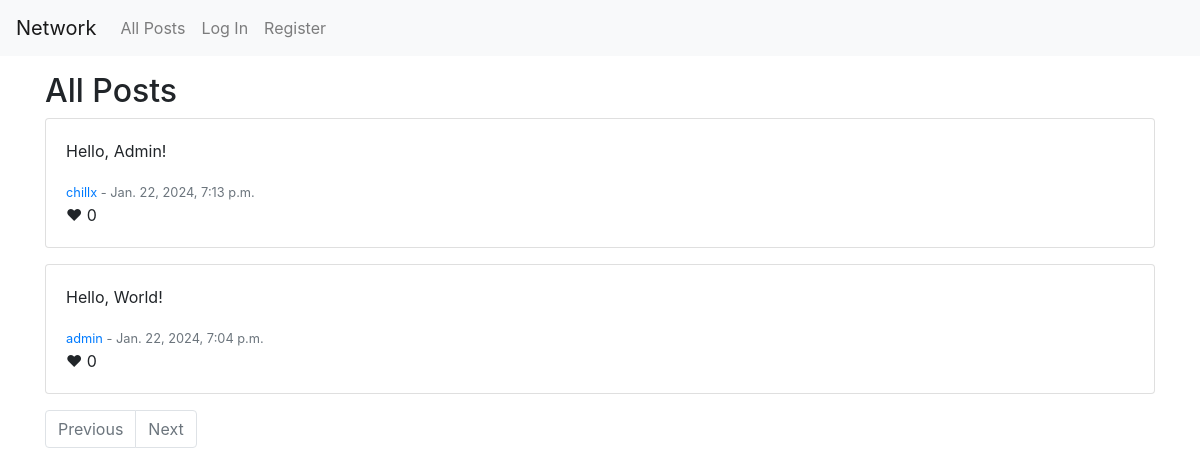
The app's page /, older data.
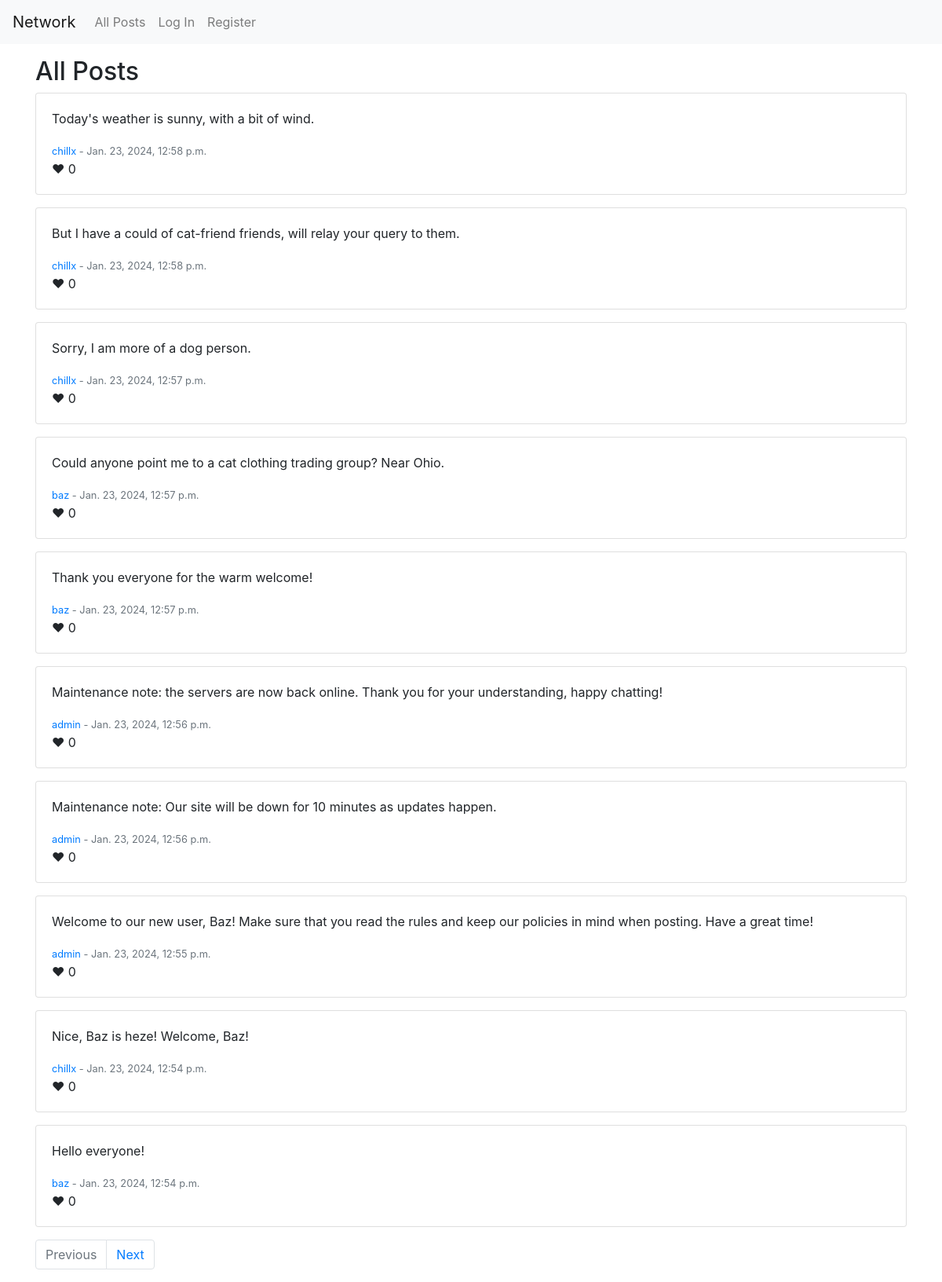
The same page, newer data.
### network/models.py (models this page shows, shortened)
class Post(models.Model):
    content = models.TextField()
    created_at = models.DateTimeField(auto_now_add=True)
    last_updated = models.DateTimeField(null=True, blank=True)
    user = models.ForeignKey(User, on_delete=models.CASCADE, related_name='posts')
    likes = models.ManyToManyField(User, related_name='liked_posts', blank=True)

class User(AbstractUser):
    def __str__(self):
        return self.username

### network/views.py (the view, shortened to what this page needs)
# urls.py: path("", views.index, name="index"),
def index(request):
    posts = Post.objects.all().order_by('-created_at')
    form = PostForm()
    p = Paginator(posts, 10)
    page_number = request.GET.get('page', 1)
    pagecontent = p.get_page(page_number)
    return render(request, "network/index.html", {"pagecontent": pagecontent, "form": form})

### network/templates/network/index.html (shortened to what this page needs)
{% extends "network/layout.html" %}
{% block body %}
    <div class="container mt-3">
        <h2>All Posts</h2>
        {% include "network/post_display.html" %}
    </div>
{% endblock %}

### network/templates/network/post_display.html (shortened to what this page needs)
{% for post in pagecontent %}
<div class="card mb-3">
    <div class="card-body">
        <p class="content card-text" id="post-{{post.id}}">{{ post.content }}</p>
        <small class="text-muted"><a href="{% url 'user_details' username=post.user.username %}">{{ post.user.username }}</a>
        <span  id="history-{{post.id}}">
            {% if not post.last_updated %}
                - {{ post.created_at }}
            {% else %}
                Edited at: {{ post.last_updated }}
            {% endif %}
        </span>
        </small>
        <div class="likes-section">
            <span class="heart-icon">&#10084;
            <span class="like-count" id="like-count-{{post.id}}">{{ post.likes.count }}</span></span>
            <br>
        </div>
    </div>
</div>
{% endfor %}

Row changes from the older to the newer data that the page shows:
no longer on this page (row unchanged): Post: content "Hello, Admin!", user.username "chillx", created_at "Jan. 22, 2024, 7:13 p.m.", likes.count "0"
no longer on this page (row unchanged): Post: content "Hello, World!", user.username "admin", created_at "Jan. 22, 2024, 7:04 p.m.", likes.count "0"
added Post: content "Today's weather is sunny, with a bit of wind.", user.username "chillx", created_at "Jan. 23, 2024, 12:58 p.m.", likes.count "0"
added Post: content "But I have a could of cat-friend friends, will relay your query to them.", user.username "chillx", created_at "Jan. 23, 2024, 12:58 p.m.", likes.count "0"
added Post: content "Sorry, I am more of a dog person.", user.username "chillx", created_at "Jan. 23, 2024, 12:57 p.m.", likes.count "0"
added Post: content "Could anyone point me to a cat clothing trading group? Near Ohio.", user.username "baz", created_at "Jan. 23, 2024, 12:57 p.m.", likes.count "0"
added Post: content "Thank you everyone for the warm welcome!", user.username "baz", created_at "Jan. 23, 2024, 12:57 p.m.", likes.count "0"
added Post: content "Maintenance note: the servers are now back online. Thank you for your understanding, happy chatting!", user.username "admin", created_at "Jan. 23, 2024, 12:56 p.m.", likes.count "0"
added Post: content "Maintenance note: Our site will be down for 10 minutes as updates happen.", user.username "admin", created_at "Jan. 23, 2024, 12:56 p.m.", likes.count "0"
added Post: content "Welcome to our new user, Baz! Make sure that you read the rules and keep our policies in mind when posting. Have a great time!", user.username "admin", created_at "Jan. 23, 2024, 12:55 p.m.", likes.count "0"
added Post: content "Nice, Baz is heze! Welcome, Baz!", user.username "chillx", created_at "Jan. 23, 2024, 12:54 p.m.", likes.count "0"
added Post: content "Hello everyone!", user.username "baz", created_at "Jan. 23, 2024, 12:54 p.m.", likes.count "0"
